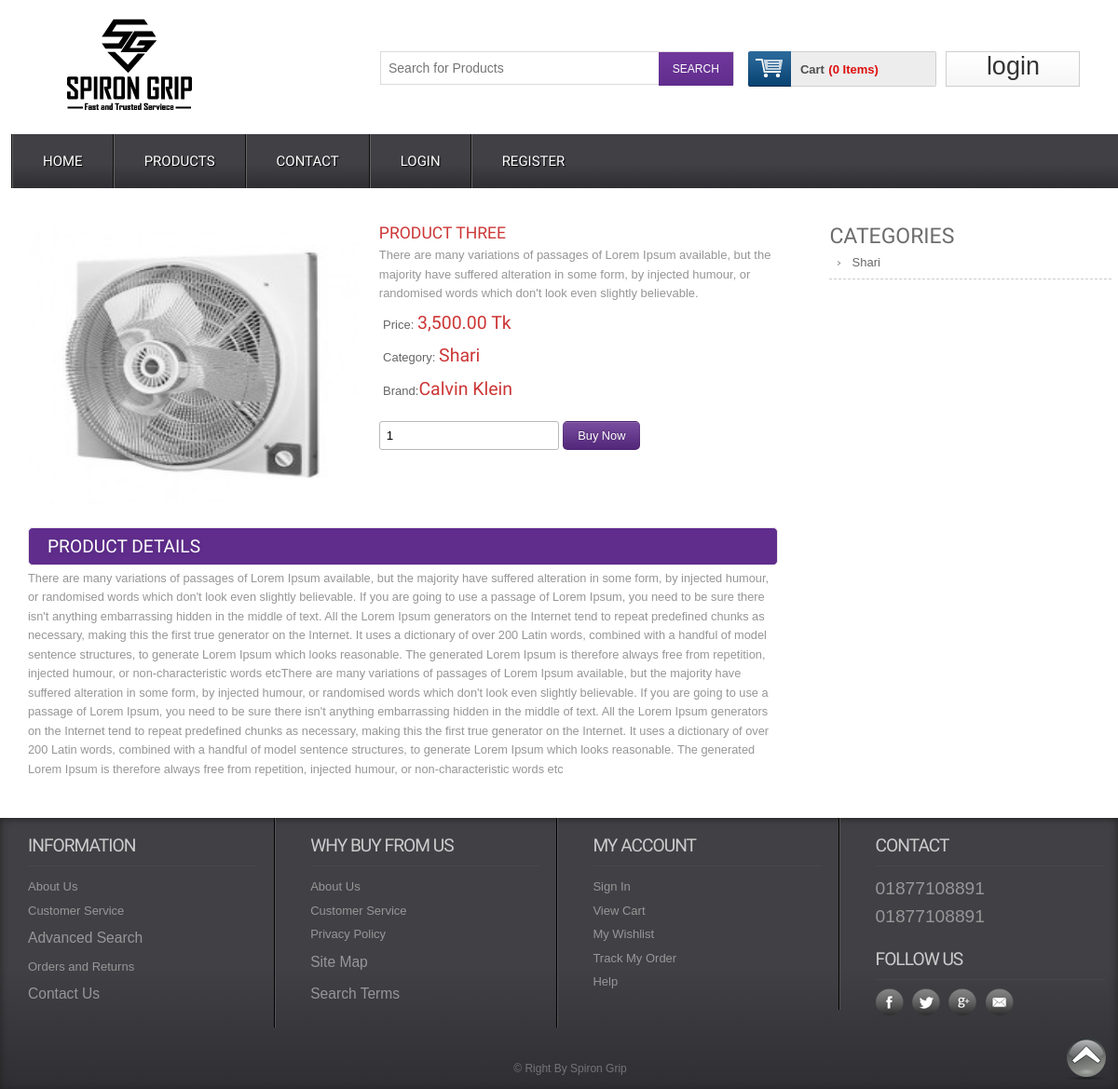
Page /single/3 on the committed database.
### tables this page shows
CREATE TABLE `tbl_product` (
  `product_id` int(11) NOT NULL,
  `product_title` varchar(255) NOT NULL,
  `product_short_description` text NOT NULL,
  `product_long_description` text NOT NULL,
  `product_image` varchar(255) NOT NULL,
  `product_price` int(11) NOT NULL,
  `product_quantity` int(11) NOT NULL,
  `product_feature` tinyint(4) NOT NULL,
  `product_category` int(11) NOT NULL,
  `product_brand` int(11) NOT NULL,
  `product_author` int(11) NOT NULL,
  `product_view` int(11) NOT NULL DEFAULT 0,
  `published_date` timestamp NOT NULL DEFAULT current_timestamp(),
  `publication_status` tinyint(4) NOT NULL
);

CREATE TABLE `tbl_category` (
  `id` int(11) NOT NULL,
  `category_name` varchar(100) NOT NULL,
  `category_description` text NOT NULL,
  `publication_status` tinyint(4) NOT NULL COMMENT 'Published=1,Unpublished=0'
);

CREATE TABLE `tbl_brand` (
  `brand_id` int(11) NOT NULL,
  `brand_name` varchar(255) NOT NULL,
  `brand_description` text NOT NULL,
  `publication_status` tinyint(4) NOT NULL
);

### application/controllers/Web.php (called while the page is built, shortened)
<?php
class Web extends CI_Controller {
    public function single($id) {
        $data = array();
        $data['get_single_product'] = $this->web_model->get_single_product($id);
        $data['get_all_category'] = $this->web_model->get_all_category();
        $this->load->view('web/inc/header');
        $this->load->view('web/pages/single', $data);
        $this->load->view('web/inc/footer');
    }
}

### index.php (called while the page is built, shortened)
<?php
require_once BASEPATH.'core/CodeIgniter.php';

### application/models/Web_Model.php (called while the page is built, shortened)
<?php
class Web_Model extends CI_Model {
    public function get_single_product($id) {
        $this->db->select('*');
        $this->db->from('tbl_product');
        $this->db->join('tbl_category', 'tbl_category.id=tbl_product.product_category');
        $this->db->join('tbl_brand', 'tbl_brand.brand_id=tbl_product.product_brand');
        $this->db->where('tbl_product.product_id', $id);
        $info = $this->db->get();
        return $info->row();
    }
    public function get_all_category() {
        $this->db->select('*');
        $this->db->from('tbl_category');
        $this->db->where('publication_status', 1);
        $info = $this->db->get();
        return $info->result();
    }
}

### application/views/web/pages/single.php (the view, shortened to what this page needs)
<div class="main">
    <div class="content">
        <div class="section group">
            <div class="cont-desc span_1_of_2">
                <div class="grid images_3_of_2">
                    <img src="<?php echo base_url('uploads/'.$get_single_product->product_image)?>" alt="" />
                </div>
                <div class="desc span_3_of_2">
                    <h2><?php echo $get_single_product->product_title?></h2>
                    <p><?php echo $get_single_product->product_short_description?></p>
                    <div class="price">
                        <p>Price: <span><?php echo $this->cart->format_number($get_single_product->product_price)?> Tk</span></p>
                        <p>Category: <span><?php echo $get_single_product->category_name?></span></p>
                        <p>Brand:<span><?php echo $get_single_product->brand_name?></span></p>
                    </div>
                    <div class="add-cart">
                        <form action="<?php echo base_url('save/cart');?>" method="post">
                            <input type="number" class="buyfield" name="qty" value="1"/>
                            <input type="submit" class="buysubmit" name="submit" value="Buy Now"/>
                        </form>
                    </div>
                </div>
                <div class="product-desc">
                    <h2>Product Details</h2>
                    <p><?php echo $get_single_product->product_long_description?></p>
                </div>
            </div>
            <div class="rightsidebar span_3_of_1">
                <h2>CATEGORIES</h2>
                <ul>
                    <?php foreach($get_all_category as $single_category){?>
                    <li><a href="<?php echo base_url('get/category/'.$single_category->id);?>"><?php echo $single_category->category_name?></a></li>
                    <?php }?>
                </ul>
            </div>
        </div>
    </div>
</div>

### assets/web/css/style.css (style rules this page uses)
html,body,div,span,applet,object,iframe,h1,h2,h3,h4,h5,h6,p,blockquote,pre,a,abbr,acronym,address,big,cite,code,del,dfn,em,img,ins,kbd,q,s,samp,small,strike,strong,sub,sup,tt,var,b,u,i,dl,dt,dd,ol,nav ul,nav li,fieldset,form,label,legend,table,caption,tbody,tfoot,thead,tr,th,td,article,aside,canvas,details,embed,figure,figcaption,footer,header,hgroup,menu,nav,output,ruby,section,summary,time,mark,audio,video { margin:0;padding:0;border:0;font-size:100%;font:inherit;vertical-align:baseline; }
ol,ul { list-style:none;margin:0;padding:0; }
a { text-decoration:none; }
img { max-width:100%; }
body { font-family:Arial, Helvetica, sans-serif; background:url(../images/body_bg3.jpg); }
input[type="number"] { border: 1px solid #b8b8b8; border-radius: 3px; padding: 7px; }
.buysubmit { background: #602d8d url("../images/large-button-overlay.png") repeat scroll 0 0; border: 1px solid rgba(0, 0, 0, 0.1); border-radius: 5px; color: #fff; font-family: Arial,"Helvetica Neue","Helvetica",Tahoma,Verdana,sans-serif; font-size: 0.8em; padding: 7px 15px; text-shadow: 0 -1px 1px rgba(0, 0, 0, 0.25); cursor:pointer; outline:none; }
.section { clear: both; padding: 0px; margin: 0px; }
.group:before, .group:after { content:""; display:table; }
.group:after { clear:both; }
.group { zoom:1; }
.content { padding:20px 0; background:#FFF; }
.content h2 { font-size:23px; color:#6C6C6C; font-family: 'Monda', sans-serif; }
.cont-desc { display: block; float:left; clear:both; }
.rightsidebar { display: block; float:left; margin: 0% 0 0% 1.6%; }
.cont-desc:first-child { margin-left: 0; }
.desc { display: block; float:left; margin: 0% 0 0% 2.6%; }
.span_1_of_2 { width: 67.1%; padding:1.5%; }
.images_3_of_2 { width: 44.2%; float:left; text-align:center; }
.span_3_of_2 { width: 53.2%; }
.span_3_of_1 { width: 25.2%; padding:1.5%; }
.images_3_of_2 img { height: 302px; max-width: 100%; width: 100%; }
.span_3_of_2 h2 { font-family: 'Monda', sans-serif; font-size:1.1em; color: #CC3636; font-weight : normal; margin-top: 0px; text-transform:uppercase; }
.span_3_of_2 p { font-size:0.8125em; padding:0.3em 0; color:#969696; line-height: 1.6em; font-family : verdana, arial, helvetica, helve, sans-serif; }
.price p { font-size:0.8125em; padding:1.5% 1%; color: #666; vertical-align:top; }
.price p span { font-size:1.5em; font-family: 'Monda', sans-serif; color: #CC3636; }
.add-cart { padding-top:15px; }
.product-desc,.product-tags { clear:both; padding-top:20px; }
.product-desc h2,.product-tags h2 { padding:8px 20px; background:#602D8D; border: 1px solid #EBE8E8; border-radius: 5px; -webkit-border-radius: 5px; -moz-border-radius: 5px; -o-border-radius: 5px; font-family: 'Monda', sans-serif; font-size:1.2em; color:#FFF; text-transform: uppercase; text-shadow:0 1px 5px rgba(34, 34, 34, 0.17); }
.product-desc p { font-size: 0.8em; padding: 0.3em 0; color: #969696; line-height: 1.6em; font-family: verdana, arial, helvetica, helve, sans-serif; }
.span_3_of_1 li a { font-size:0.8125em; padding:0.42em 8%; color: #666; display: block; line-height: 1.6em; font-family : Arial, Helvetica, sans-serif; border-bottom:1px dashed #CCC; background: url(../images/drop_arrow.png) no-repeat 5px 11px; }

### rows in the picture
tbl_product: product_image (picture), product_title "PRODUCT THREE", product_short_description "There are many variations of passages of Lorem Ipsum available, but the majority have suffered alteration in some form, by injected humour, or randomised words which don't look even slightly believable.", product_price "3,500.00", tbl_category.category_name "Shari", tbl_brand.brand_name "Calvin Klein", product_long_description "There are many variations of passages of Lorem Ipsum available, but the majority have suffered alteration in some form, by injected humour, or randomised words which don't look even slightly believable. If you are going to use a passage of Lorem Ipsum, you need to be sure there isn't anything embarrassing hidden in the middle of text. All the Lorem Ipsum generators on the Internet tend to repeat predefined chunks as necessary, making this the first true generator on the Internet. It uses a dictionary of over 200 Latin words, combined with a handful of model sentence structures, to generate Lorem Ipsum which looks reasonable. The generated Lorem Ipsum is therefore always free from…"
tbl_category: category_name "Shari"

### other values in the picture
$this->cart->total_items() "0"
$result->$para "01877108891 01877108891 © Right By Spiron Grip"
